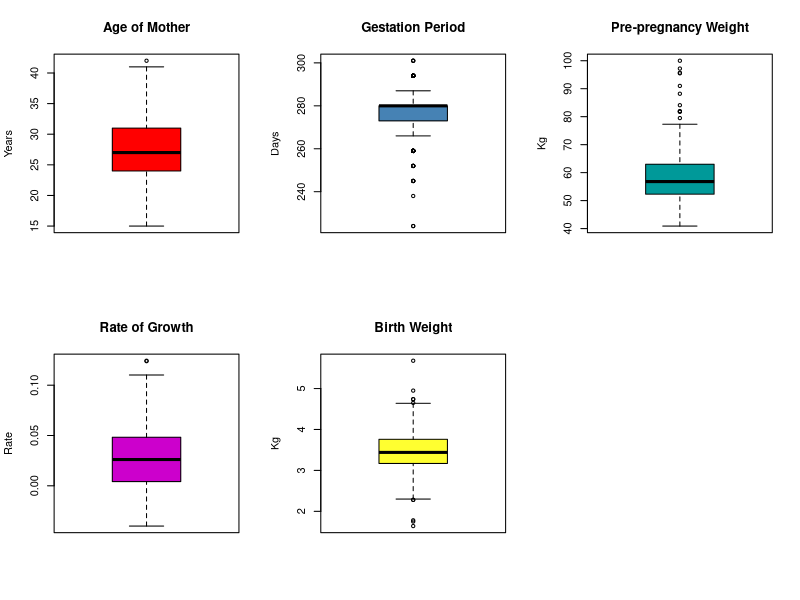
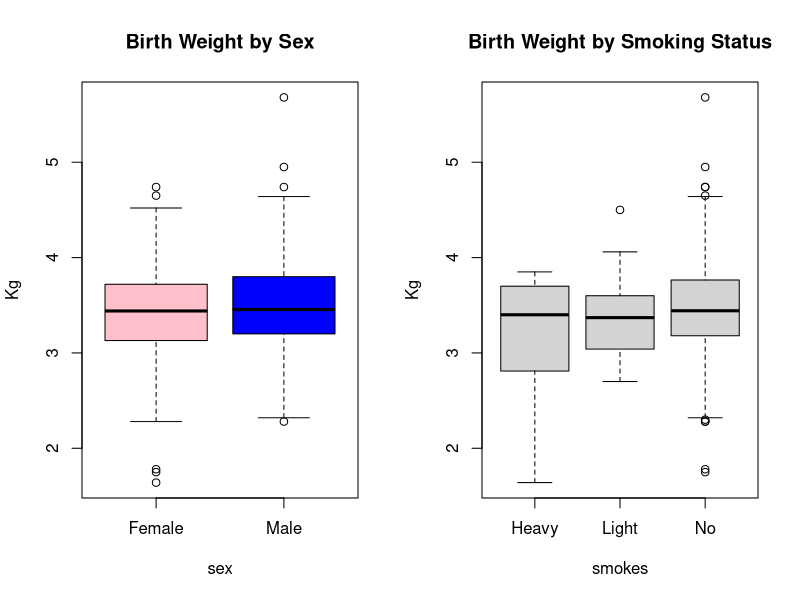
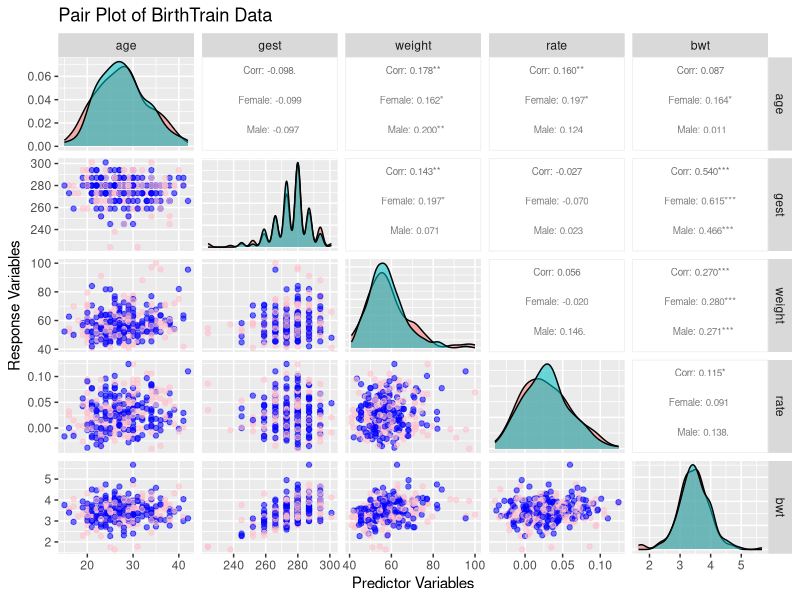
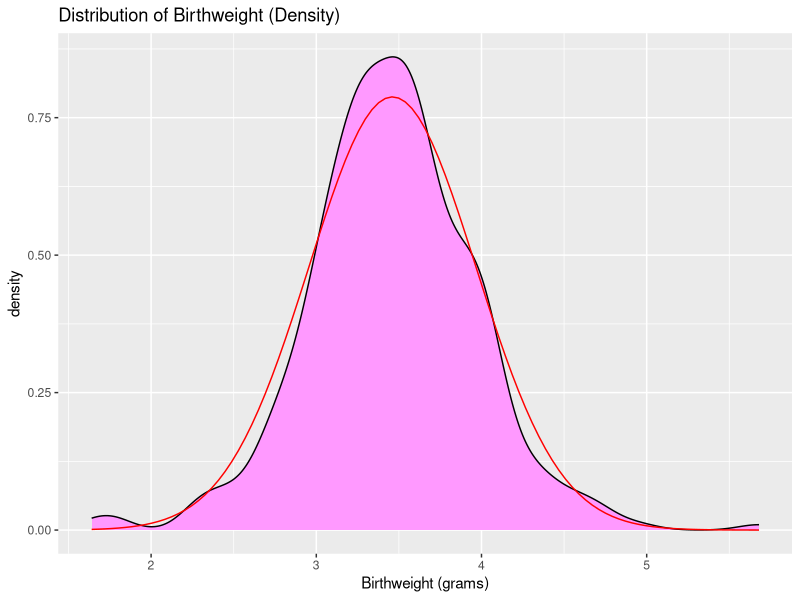

Recreate these plots in R, in order. (Note: this script raises an error after producing the figures.)
## ---- chunk 1
knitr::opts_chunk$set(echo = TRUE)
## ---- chunk 2
library(GGally)
library(ggplot2)
library(car)
library(knitr)

## ---- chunk 3

# Load training data
BirthTrain <- read.table("BirthTrain.txt", header = TRUE,sep = " ")
# Convert 'smokes' and 'sex' to factors
BirthTrain$smokes <- as.factor(BirthTrain$smokes)
BirthTrain$sex <- as.factor(BirthTrain$sex)
BirthTrain$bwt <- 0.001*(BirthTrain$bwt)


# Check the structure of the data
str(BirthTrain, useBytes = TRUE)
## ---- chunk 4
summary(BirthTrain)
## ---- chunk 5
par(mfrow=c(2,3))  # Set up the plotting area to have 2 rows and 3 columns

# Numerical variables
boxplot(BirthTrain$age, main="Age of Mother", ylab="Years",
        col = c("red"))
boxplot(BirthTrain$gest, main="Gestation Period", ylab="Days",
        col = c("steelblue"))
boxplot(BirthTrain$weight, main="Pre-pregnancy Weight", ylab="Kg",
        col = c("#009999"))
boxplot(BirthTrain$rate, main="Rate of Growth", ylab="Rate",
        col = c("#CC00CC"))
boxplot(BirthTrain$bwt, main="Birth Weight", ylab="Kg",
        col =c("#FFFF30"))
## ---- chunk 6

# Reset plot area for factor variables
par(mfrow=c(1,2))

# Factor variables
boxplot(bwt ~ sex, data=BirthTrain, main="Birth Weight by Sex", ylab="Kg",
        col =c("pink","blue"))
boxplot(bwt ~ smokes, data=BirthTrain, main="Birth Weight by Smoking Status",
        ylab="Kg",c("#CC6600"))
## ---- chunk 7
# Define color palette for sexes
color_palette <- c("Male" = "blue", "Female" = "pink")

# Select columns for the pair plot, excluding 'sex' and 'smokes'
selected_columns <- setdiff(names(BirthTrain), c("sex", "smokes"))

# Generate the pair plot with the selected columns
p <- {ggpairs(BirthTrain, columns = selected_columns,
             aes(color = sex, alpha = 0.6),
             upper = list(continuous = wrap("cor", size = 2.5)),
             lower = list(continuous = "points"),
             title = "Pair Plot of BirthTrain Data",
             axisLabels = "show") +
             scale_color_manual(values = color_palette, name = "Gender")+ 
             labs(x = "Predictor Variables", y = "Response Variables")
}
print(p)
## ---- chunk 8
ggplot(BirthTrain, aes(x = bwt)) +
geom_density(aes(y = after_stat(density)), fill = "#FF99FF", color = "black") +
stat_function(fun = dnorm, 
args = list(mean = mean(BirthTrain$bwt), sd = sd(BirthTrain$bwt)),color = "red") + 
labs(title = "Distribution of Birthweight (Density)", x = "Birthweight (grams)")
## ---- chunk 9
# Create dummy variables for each category
BirthTrain$smokesHeavy <- ifelse(BirthTrain$smokes == "Heavy", 1, 0)
BirthTrain$smokesLight <- ifelse(BirthTrain$smokes == "Light", 1, 0)
BirthTrain$smokesNo <- ifelse(BirthTrain$smokes == "No", 1, 0)


# Remove the original 'smokes' variable
BirthTrain$smokes <- NULL
#head(BirthTrain[, c("smokesHeavy", "smokesLight", "smokesNo")])

# Fit a linear model including all smoking categories
model_all_smokes <- lm(bwt ~ (age + gest + weight + rate + smokesHeavy 
                              + smokesLight + smokesNo + sex), data = BirthTrain)

# View the summary of the model
summary(model_all_smokes)

# Assume there's another model for comparison that perhaps does not include smoking variables
model_without_smokes <- lm(bwt ~ age + gest + weight + rate + sex,
                           data = BirthTrain)
# Use ANOVA to compare models
anova(model_without_smokes, model_all_smokes)

## ---- chunk 10
GWR_model <- lm(bwt ~ gest + weight + rate +sex, data = BirthTrain)

summary(GWR_model)
## ---- chunk 11
par(mfrow = c(1, 2))
qqPlot(GWR_model,main = 'QQ Plot for G.W.R.S',id=list(method="n", n=2, cex=1,
                                                      col=carPalette()[1], location="lr"))
hist(rstudent(GWR_model),main = 'Histogram for G.W.R.S Errors',col = "#3399ff")
## ---- chunk 12
#Skew to the right
a <-residualPlots(GWR_model,main='Residual Plots of G.W.R.S',tests=FALSE)
## ---- chunk 13
crPlots(GWR_model,main='Component-Plus-Residual Plots of G.W.R.S')
## ---- chunk 14
test_data <- read.table("BirthTest.txt", header = TRUE)

GWRS_model <- lm(bwt ~ gest + weight + rate +sex, data = test_data)

predictions_best <- predict(GWRS_model , newdata = test_data)
full_model <- lm(bwt ~ age + gest + sex + smokes + weight + rate, data = test_data)
predictions_full <- predict(full_model, newdata = test_data)
mse_GWRS <- mean((test_data$bwt - predictions_best)^2)
cat("MSE for G.W.R.S model: ", mse_GWRS, "\n")
mse_full <- mean((test_data$bwt - predictions_full)^2)
cat("MSE for Full Model: ", mse_full, "\n")
## ---- chunk 15
# Load test data
BirthTest <- read.table("BirthTest.txt", header = TRUE)
BirthTest$smokes <- as.factor(BirthTest$smokes)
BirthTest$sex <- as.factor(BirthTest$sex)

# Predict birthweight
predictions <- predict(GWRS_model, newdata = BirthTest)
pred_full <- predict(full_model, newdata = BirthTest)
par(mar = c(4, 4, .1, .1))
# Compare actual and predicted birthweight
h<-ggplot(BirthTest, aes(x = bwt, y = predictions)) +
  geom_point() +
  geom_abline(slope = 1, intercept = 0, color = "red") +
  labs(title = "Prediction Using G.W.R.S model", x = "Actual Birthweight (grams)",
       y = "Predicted Birthweight (grams)")

f<-ggplot(BirthTest, aes(x = bwt, y = pred_full)) +
  geom_point() +
  geom_abline(slope = 1, intercept = 0, color = "red") +
  labs(title = "Prediction Using Full model", x = "Actual Birthweight (grams)",
       y = "Predicted Birthweight (grams)")
print(h)
print(f)
## ---- chunk 16
# Assuming your models are named GWR_model and full_model and were created using lm()

# Fit the models (Example)
GWR_model <- lm(bwt ~ gest + weight + rate +sex, data = test_data)
full_model <- lm(bwt ~ age + gest + sex + smokes + weight + rate, data = test_data)

# Get summary
summary_GWR <- summary(GWR_model)
summary_full <- summary(full_model)

# Extract R-squared and Adjusted R-squared
R2_GWR <- summary_GWR$r.squared
adjR2_GWR <- summary_GWR$adj.r.squared

R2_full <- summary_full$r.squared
adjR2_full <- summary_full$adj.r.squared

# Print the values
cat("G.W.R.S Model - R^2:", R2_GWR, "Adjusted R^2:", adjR2_GWR, "\n")
cat("Full Model - R^2:", R2_full, "Adjusted R^2:", adjR2_full, "\n")
## ---- chunk 17
labs = knitr::all_labels()
labs = setdiff(labs, c("setup", "get-labels"))
